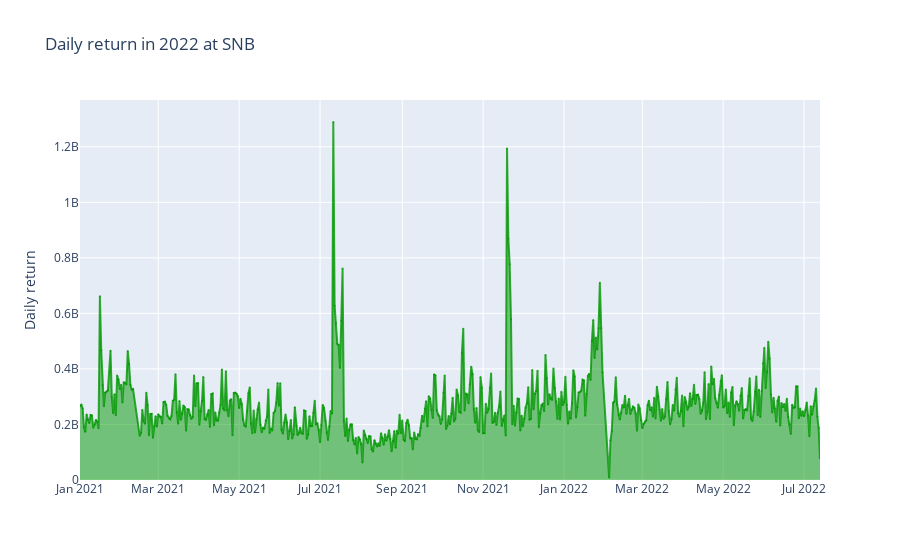

The code cell stored with this chart in its notebook:
### Markdown cell above
Quan sát biểu đồ bên dưới ta thấy được doanh thu bán lẻ của các chi nhánh lớn của SNB theo từng ngày. Doanh thu trung bình của SNB được duy trì ở mức 200 triệu đồng

Năm 2021

_Trong khoảng thời gian từ tháng 1/2021 đến tháng 3/2021 doanh thu biến động quanh mức 400-600 triệu.

_Sau đó quay về giao động quanh mức từ 200-400 triệu trông thời gian từ tháng 4/2021 đến tháng 6/2021

_Có hai thời điểm doanh thu của các cửa hàng bán lẻ cán móc 1 tỷ đồn đó chính là: 11/7/2021 (1 tỷ 289 triệu), 19/11/2021 (1 tỷ 194 triệu)

_Trong thời điểm cuối năm 2021 (tháng 11 - tháng 12) doanh thu bán lẻ giao động rất đều

Năm 2022

_Ở thời điểm doanh thu bán lẻ của công ty rất ổn định. Tuy nhiên khác với năm 2021, (ngày 4) tháng 2 năm 2022 của SNB lại không có doanh thu.

_Sau thời điểm ấy doanh thu của SNB giao động quanh mức trung bình

### Code cell
py.iplot(fig)

### Figure 1 — Plotly figure (JSON) as saved in the notebook; plotly's stock layout.template omitted (floating-point values rounded to 4 significant figures; data arrays with more than 128 entries replaced by an {"elided": "..."} marker saying what was removed)
{"data": [{"fill": "tonexty", "marker": {"color": "rgba(0, 152, 0, .8)", "size": 2}, "mode": "lines+markers", "name": "Return", "type": "scatter", "x": {"elided": "550 str values"}, "y": {"elided": "550 float values"}}], "layout": {"title": {"text": "Daily return in 2022 at SNB"}, "yaxis": {"title": {"text": "Daily return"}}}}
